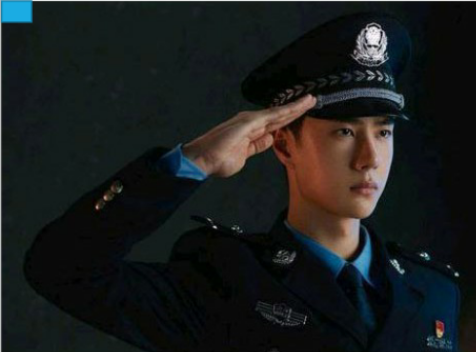
#> input picture 警务图像分析/wyb.jpg, 476 x 352 px
$ jupyter execute 'robot算子实现边缘提取.ipynb'   (older library calls are emulated)
#> lines starting #> are read from the running program, lines starting #| are printed output that depends on the picture; after the words box and inside, x2 and y2 are one past the last pixel; in counts of white or black regions, pixels touching at a corner belong together
[cell 1]
import cv2
import numpy as np
img=cv2.imread("wyb.jpg")
#> img is the input picture: shape (352, 476, 3); mean B, G, R 27.9, 28.4, 25.5
grayImage=cv2.cvtColor(img,cv2.COLOR_BGR2GRAY)
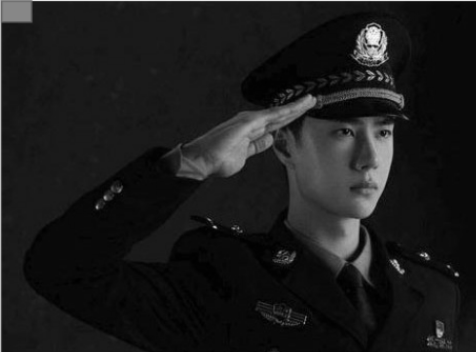
#> grayImage: shape (352, 476); min 0, max 248, mean 27.5
 #Roberts算子
kernelx=np.array([[-1,0],[0,1]], dtype=int)
kernely=np.array([[0, -1],[1, 0]], dtype=int)
x=cv2.filter2D(grayImage,cv2.CV_16S, kernelx)
y=cv2.filter2D(grayImage,cv2.CV_16S, kernely)
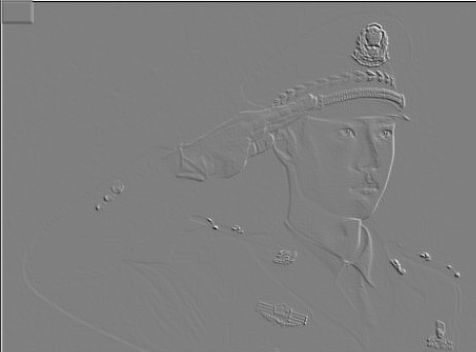
#> y: shape (352, 476) int16; min -188, max 188, mean 0; drawn with min black and max white
  #转uint8
absX=cv2.convertScaleAbs(x)
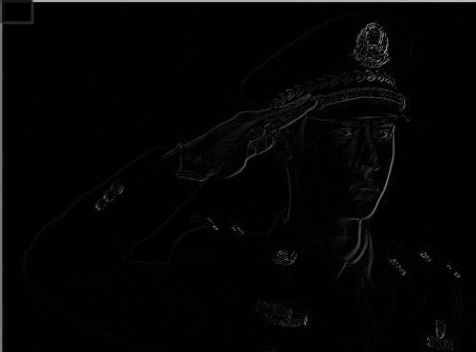
#> absX: shape (352, 476); min 0, max 188, mean 4.3
absY=cv2.convertScaleAbs(y)
Roberts=cv2.addWeighted(absX,0.5, absY,0.5,0)
cv2.imshow('Original Image', img)
cv2.imshow('Roberts Operator', Roberts)

# Wait for a key press and close the windows
cv2.waitKey(0)
cv2.destroyAllWindows()

# 选取一副图像，首先对图像进行高斯滤波处理和阈值化处理之后，再进行边缘检测，对比常见的Roberts算子，Prewitt算子，Sobel算子和Laplacian算子的图像锐化操作。

[cell 2]
import cv2
import numpy as np
import matplotlib.pyplot as plt


image = cv2.imread('khl.jpg', cv2.IMREAD_GRAYSCALE)
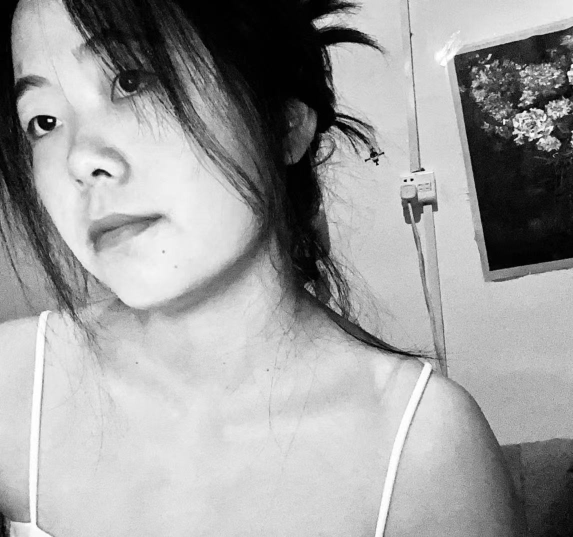
#> input picture 警务图像分析/khl.jpg, 1146 x 1074 px (shown at 1/2 size)
#> image is the input picture: shape (1074, 1146); min 0, max 255, mean 158.2


#高斯滤波
blurred = cv2.GaussianBlur(image, (5, 5), 0)
_, thresholded = cv2.threshold(blurred, 127, 255, cv2.THRESH_BINARY)
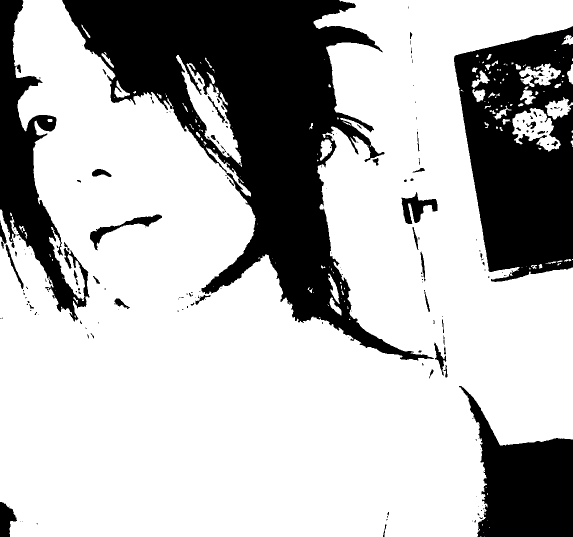
#> thresholded: shape (1074, 1146) (shown at 1/2 size); 72% white; 207 black regions (146 under 20 px), largest, box (x1, y1, x2, y2) and area: (124, 0, 868, 721) 178845, (908, 52, 1146, 564) 83147, (918, 772, 1146, 1074) 36492

#边缘检测
roberts = cv2.filter2D(thresholded, -1, np.array([[1, 0], [0, -1]]))
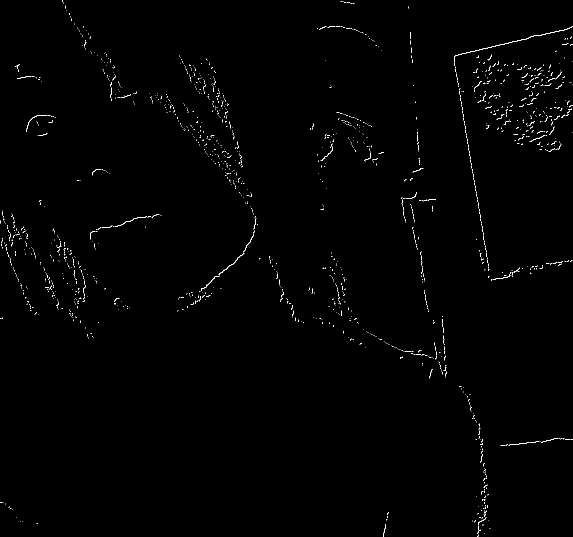
#> roberts: shape (1074, 1146) (shown at 1/2 size); 0.59% white in thin lines or dots
prewitt = cv2.filter2D(thresholded, -1, np.array([[-1, -1, -1], [0, 0, 0], [1, 1, 1]]))
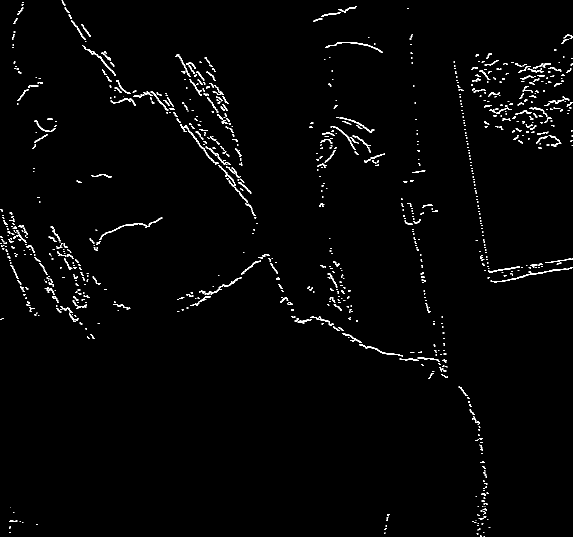
#> prewitt: shape (1074, 1146) (shown at 1/2 size); 1.6% white in thin lines or dots
sobel_x = cv2.Sobel(thresholded, cv2.CV_64F, 1, 0, ksize=3)
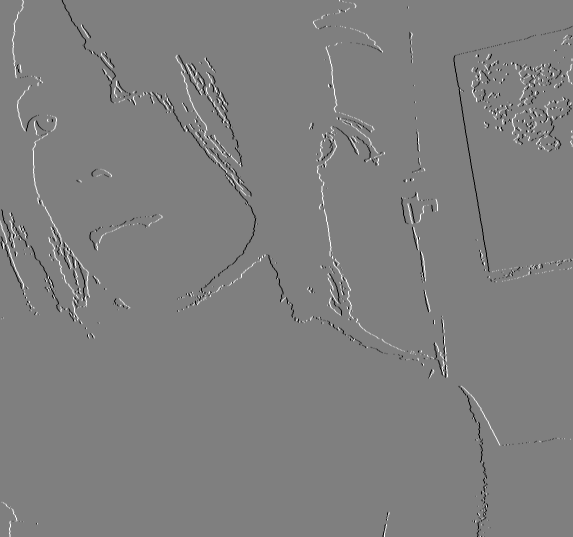
#> sobel_x: shape (1074, 1146) float64 (shown at 1/2 size); min -1020, max 1020, mean -0.1; drawn with min black and max white
sobel_y = cv2.Sobel(thresholded, cv2.CV_64F, 0, 1, ksize=3)
sobel = np.sqrt(sobel_x**2 + sobel_y**2)
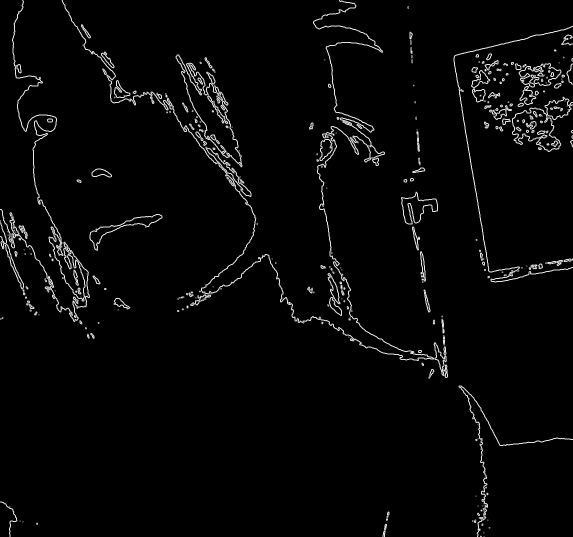
#> sobel: shape (1074, 1146) float64 (shown at 1/2 size); min 0, max 1140.4, mean 30; drawn with min black and max white
laplacian = cv2.Laplacian(thresholded, cv2.CV_64F)
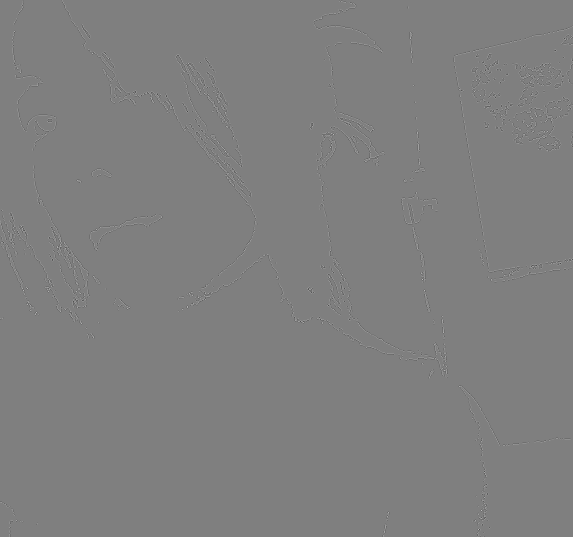
#> laplacian: shape (1074, 1146) float64 (shown at 1/2 size); min -1020, max 1020, mean 0; drawn with min black and max white

#
plt.figure(figsize=(10, 8))

plt.subplot(231), plt.imshow(image, cmap='gray'), plt.title('Original')
plt.subplot(232), plt.imshow(blurred, cmap='gray'), plt.title('Blurred')
plt.subplot(233), plt.imshow(thresholded, cmap='gray'), plt.title('Thresholded')
plt.subplot(234), plt.imshow(roberts, cmap='gray'), plt.title('Roberts Operator')
plt.subplot(235), plt.imshow(prewitt, cmap='gray'), plt.title('Prewitt Operator')
plt.subplot(236), plt.imshow(sobel, cmap='gray'), plt.title('Sobel Operator')

plt.show()
